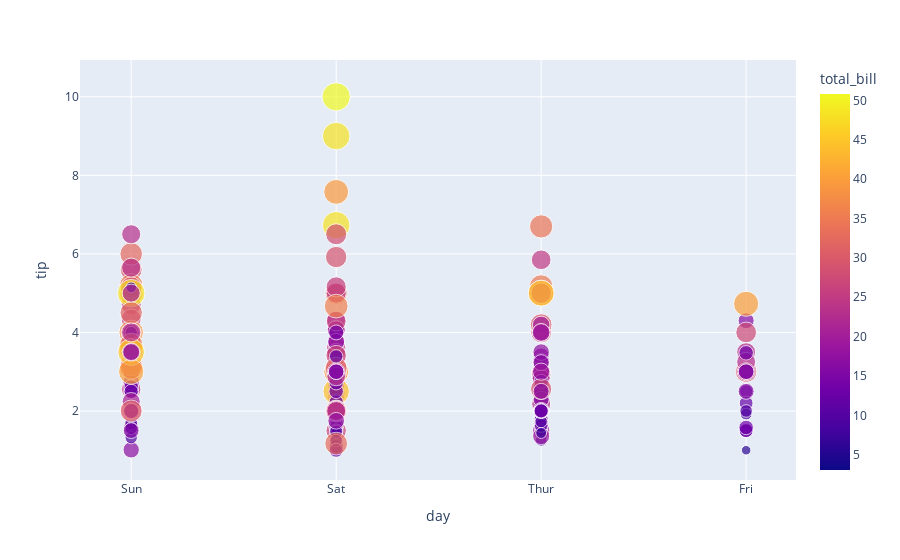

Source (notebook cell):
### Code cell
# make a scatter plot with plotly
import plotly.express as px

# dataset
tips=sns.load_dataset('tips')

# draw the graph

fig=px.scatter(tips,x='day',y='tip',color='total_bill',size='total_bill',hover_data=(['day']))

# show the plot

fig.show()

### Figure 1 — Plotly figure (JSON) as saved in the notebook; plotly's stock layout.template omitted (floating-point values rounded to 4 significant figures; data arrays with more than 128 entries replaced by an {"elided": "..."} marker saying what was removed)
{"data": [{"hovertemplate": "day=%{x}<br>tip=%{y}<br>total_bill=%{marker.color}<extra></extra>", "legendgroup": "", "marker": {"color": {"elided": "244 float values"}, "coloraxis": "coloraxis", "size": {"elided": "244 float values"}, "sizemode": "area", "sizeref": 0.127, "symbol": "circle"}, "mode": "markers", "name": "", "orientation": "v", "showlegend": false, "type": "scatter", "x": {"elided": "244 str values"}, "xaxis": "x", "y": {"elided": "244 float values"}, "yaxis": "y"}], "layout": {"coloraxis": {"colorbar": {"title": {"text": "total_bill"}}, "colorscale": [[0, "#0d0887"], [0.1111, "#46039f"], [0.2222, "#7201a8"], [0.3333, "#9c179e"], [0.4444, "#bd3786"], [0.5556, "#d8576b"], [0.6667, "#ed7953"], [0.7778, "#fb9f3a"], [0.8889, "#fdca26"], [1, "#f0f921"]]}, "legend": {"itemsizing": "constant", "tracegroupgap": 0}, "margin": {"t": 60}, "xaxis": {"anchor": "y", "domain": [0, 1], "title": {"text": "day"}}, "yaxis": {"anchor": "x", "domain": [0, 1], "title": {"text": "tip"}}}}
